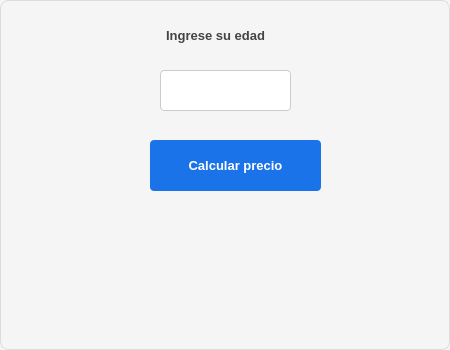
<?xml version="1.0" encoding="UTF-8"?>
<ui version="4.0">
 <class>Dialog</class>
 <widget class="QDialog" name="Dialog">
  <property name="geometry">
   <rect>
    <x>0</x>
    <y>0</y>
    <width>450</width>
    <height>350</height>
   </rect>
  </property>
  <property name="font">
   <font>
    <pointsize>10</pointsize>
   </font>
  </property>
  <property name="windowTitle">
   <string>Sala de juegos</string>
  </property>
  <property name="styleSheet">
   <string notr="true">/* Estilo general del diálogo */
QDialog {
    background-color: #f5f5f5;   /* Fondo claro */
    border: 1px solid #dcdcdc;   /* Borde sutil */
    border-radius: 8px;          /* Esquinas suaves */
    color: #333333;              /* Texto neutro */
}

/* Etiquetas */
QLabel {
    color: #444444;              /* Gris oscuro para contraste */
    padding: 4px;
}

/* Campos de texto */
QLineEdit {
    background-color: #ffffff;   /* Fondo blanco */
    border: 1px solid #cccccc;   /* Borde suave */
    border-radius: 4px;
    padding: 6px;
    selection-background-color: #87cefa; /* Azul claro al seleccionar */
    selection-color: #000000;
}

QLineEdit:focus {
    border: 1px solid #1a73e8;   /* Azul corporativo al enfocar */
    background-color: #fafafa;
}

/* Botones */
QPushButton {
    background-color: #1a73e8;   /* Azul profesional */
    color: #ffffff;
    border: none;
    border-radius: 4px;
    padding: 8px 14px;
    font-weight: bold;
}

QPushButton:hover {
    background-color: #1669c1;   /* Azul más intenso al pasar el cursor */
}

QPushButton:pressed {
    background-color: #0d47a1;   /* Azul profundo al presionar */
}

QPushButton:disabled {
    background-color: #e0e0e0;   /* Gris claro para deshabilitado */
    color: #888888;
}
</string>
  </property>
  <widget class="QLabel" name="label">
   <property name="geometry">
    <rect>
     <x>0</x>
     <y>10</y>
     <width>431</width>
     <height>51</height>
    </rect>
   </property>
   <property name="font">
    <font>
     <pointsize>10</pointsize>
     <weight>75</weight>
     <bold>true</bold>
    </font>
   </property>
   <property name="text">
    <string>Ingrese su edad</string>
   </property>
   <property name="alignment">
    <set>Qt::AlignCenter</set>
   </property>
  </widget>
  <widget class="QLabel" name="lbl_resultado">
   <property name="geometry">
    <rect>
     <x>20</x>
     <y>240</y>
     <width>411</width>
     <height>61</height>
    </rect>
   </property>
   <property name="text">
    <string/>
   </property>
  </widget>
  <widget class="QLineEdit" name="ent_e">
   <property name="geometry">
    <rect>
     <x>160</x>
     <y>70</y>
     <width>131</width>
     <height>41</height>
    </rect>
   </property>
  </widget>
  <widget class="QPushButton" name="btn_calcular">
   <property name="geometry">
    <rect>
     <x>150</x>
     <y>140</y>
     <width>171</width>
     <height>51</height>
    </rect>
   </property>
   <property name="text">
    <string>Calcular precio</string>
   </property>
  </widget>
 </widget>
 <resources/>
 <connections/>
</ui>
